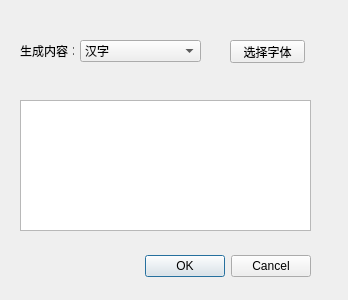
<?xml version="1.0" encoding="UTF-8"?>
<ui version="4.0">
 <class>Dialog</class>
 <widget class="QDialog" name="Dialog">
  <property name="geometry">
   <rect>
    <x>0</x>
    <y>0</y>
    <width>348</width>
    <height>300</height>
   </rect>
  </property>
  <property name="windowTitle">
   <string>系统字库</string>
  </property>
  <widget class="QWidget" name="layoutWidget">
   <property name="geometry">
    <rect>
     <x>20</x>
     <y>250</y>
     <width>291</width>
     <height>33</height>
    </rect>
   </property>
   <layout class="QHBoxLayout">
    <property name="spacing">
     <number>6</number>
    </property>
    <property name="leftMargin">
     <number>0</number>
    </property>
    <property name="topMargin">
     <number>0</number>
    </property>
    <property name="rightMargin">
     <number>0</number>
    </property>
    <property name="bottomMargin">
     <number>0</number>
    </property>
    <item>
     <spacer>
      <property name="orientation">
       <enum>Qt::Horizontal</enum>
      </property>
      <property name="sizeHint" stdset="0">
       <size>
        <width>131</width>
        <height>31</height>
       </size>
      </property>
     </spacer>
    </item>
    <item>
     <widget class="QPushButton" name="okButton">
      <property name="text">
       <string>OK</string>
      </property>
     </widget>
    </item>
    <item>
     <widget class="QPushButton" name="cancelButton">
      <property name="text">
       <string>Cancel</string>
      </property>
     </widget>
    </item>
   </layout>
  </widget>
  <widget class="QComboBox" name="comboBox">
   <property name="geometry">
    <rect>
     <x>80</x>
     <y>40</y>
     <width>121</width>
     <height>22</height>
    </rect>
   </property>
   <item>
    <property name="text">
     <string>汉字</string>
    </property>
   </item>
   <item>
    <property name="text">
     <string>字母</string>
    </property>
   </item>
   <item>
    <property name="text">
     <string>数字</string>
    </property>
   </item>
   <item>
    <property name="text">
     <string>符号</string>
    </property>
   </item>
   <item>
    <property name="text">
     <string>字母+数字+符号</string>
    </property>
   </item>
  </widget>
  <widget class="QLabel" name="label">
   <property name="geometry">
    <rect>
     <x>20</x>
     <y>40</y>
     <width>54</width>
     <height>21</height>
    </rect>
   </property>
   <property name="text">
    <string>生成内容：</string>
   </property>
  </widget>
  <widget class="QTextEdit" name="textEdit">
   <property name="geometry">
    <rect>
     <x>20</x>
     <y>100</y>
     <width>291</width>
     <height>131</height>
    </rect>
   </property>
  </widget>
  <widget class="QPushButton" name="pushButton">
   <property name="geometry">
    <rect>
     <x>230</x>
     <y>40</y>
     <width>75</width>
     <height>23</height>
    </rect>
   </property>
   <property name="text">
    <string>选择字体</string>
   </property>
  </widget>
 </widget>
 <resources/>
 <connections>
  <connection>
   <sender>okButton</sender>
   <signal>clicked()</signal>
   <receiver>Dialog</receiver>
   <slot>accept()</slot>
   <hints>
    <hint type="sourcelabel">
     <x>278</x>
     <y>253</y>
    </hint>
    <hint type="destinationlabel">
     <x>96</x>
     <y>254</y>
    </hint>
   </hints>
  </connection>
  <connection>
   <sender>cancelButton</sender>
   <signal>clicked()</signal>
   <receiver>Dialog</receiver>
   <slot>reject()</slot>
   <hints>
    <hint type="sourcelabel">
     <x>369</x>
     <y>253</y>
    </hint>
    <hint type="destinationlabel">
     <x>179</x>
     <y>282</y>
    </hint>
   </hints>
  </connection>
 </connections>
</ui>
